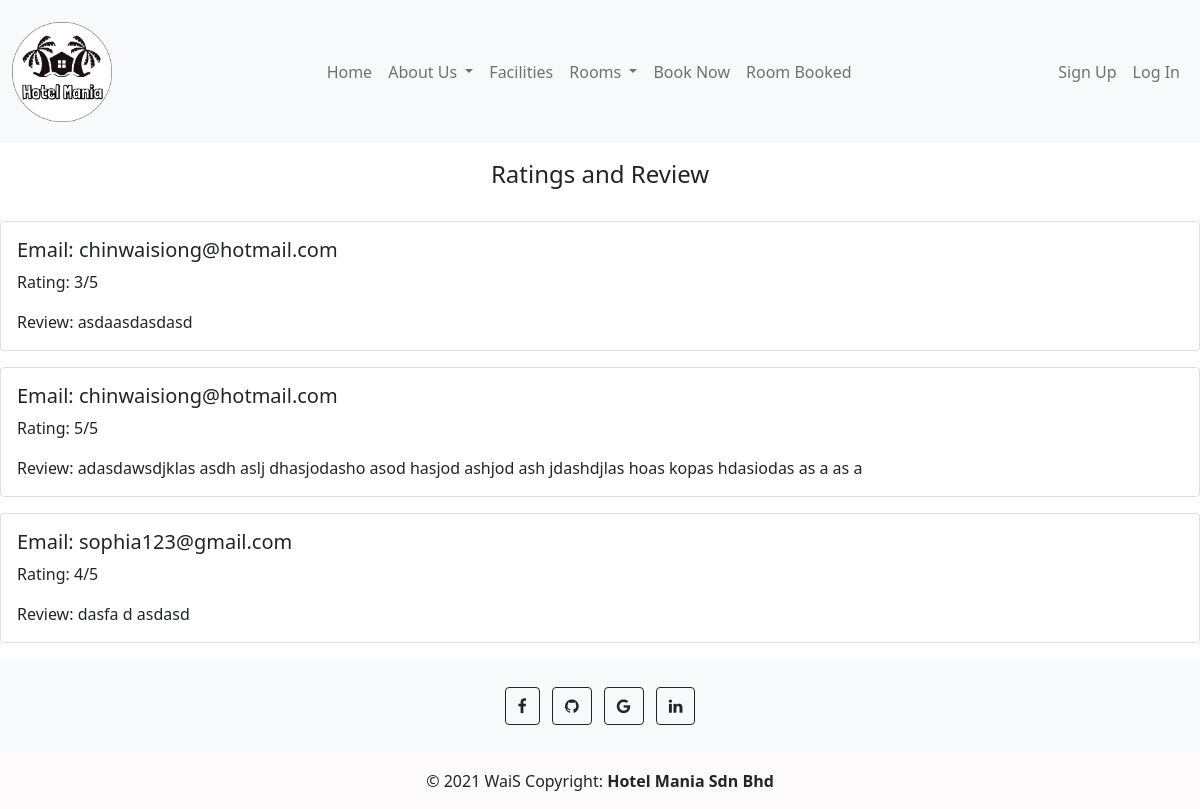
Page /rating_list.php on the earlier database version.
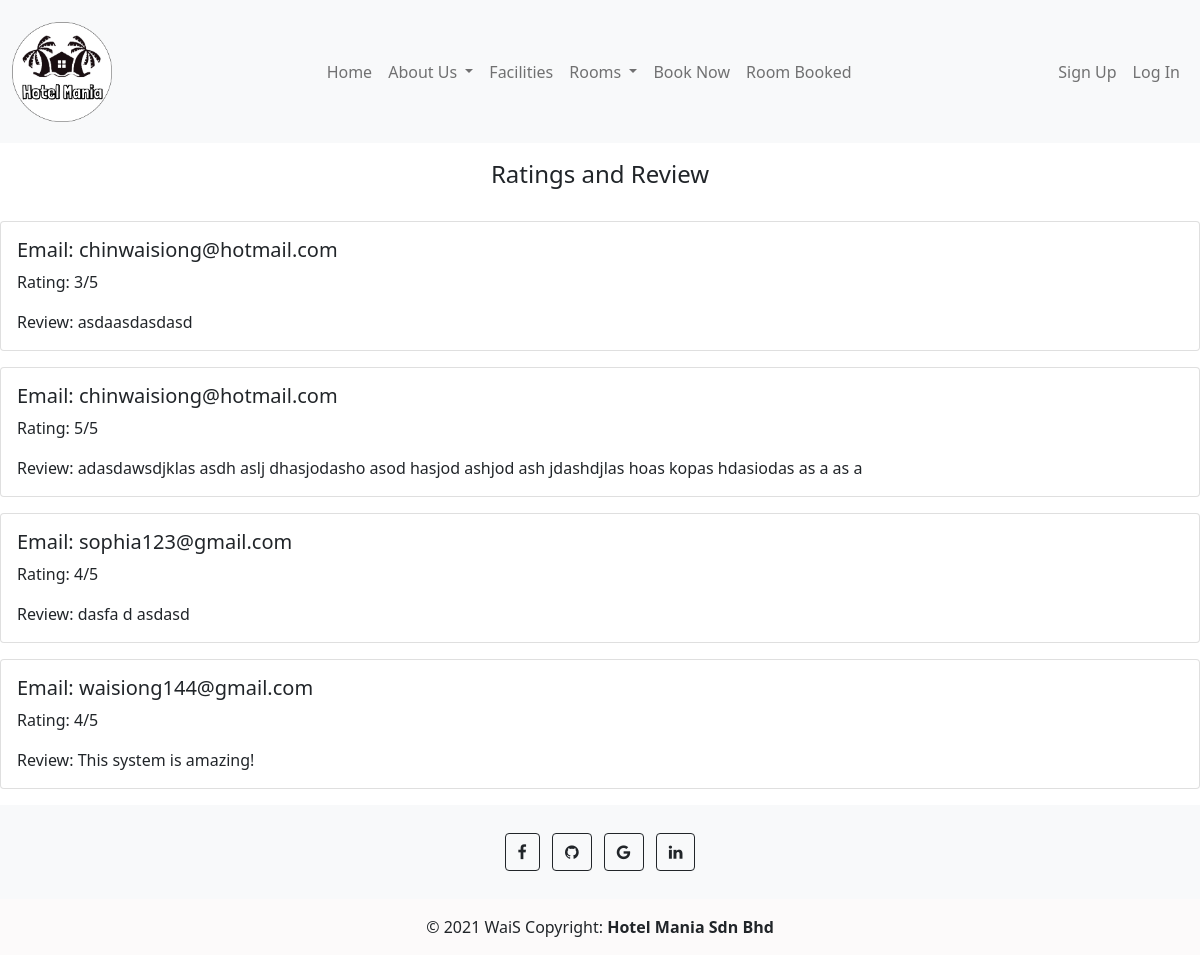
Same page on the later database version.
### tables this page shows
CREATE TABLE `ratingdb` (
  `ratingId` int(144) NOT NULL,
  `rate` int(144) NOT NULL,
  `review` text NOT NULL,
  `email` varchar(50) NOT NULL
);

### backend/config.php (called while the page is built)
<?php
require_once "product_db.php";
$product_db = new product_db();
?>

### backend/product_db.php (called while the page is built, shortened)
<?php
require_once "DBController.php";
class product_db extends DBController{
    function getRating()
    {
        $query = "SELECT * FROM ratingdb";
        $productResult = $this->getDBResult($query);
        return $productResult;
    }
}
?>

### backend/DBController.php (called while the page is built, shortened)
<?php
class DBController
{
    private $host = "localhost";
    private $user = "root";
    private $password = "";
    private $database = "hotel_mania";
    private static $conn;
    function __construct()
    {
        $this->conn = mysqli_connect($this->host, $this->user, $this->password, $this->database);
    }
    function getDBResult($query, $params = array())
    {
        $sql_statement = $this->conn->prepare($query);
        $sql_statement->execute();
        $result = $sql_statement->get_result();
        if ($result->num_rows > 0) {
            while ($row = $result->fetch_assoc()) {
                $resultset[] = $row;
            }
        }
        if (! empty($resultset)) {
            return $resultset;
        }
    }
}

### rating_list.php (the view, shortened to what this page needs)
<!DOCTYPE html>
<html lang="en">
<?php require_once "backend/config.php"; ?>
<head>
    <link rel="stylesheet" href="css/booking_history.css">
    <link href="https://cdn.jsdelivr.net/npm/bootstrap@5.1.1/dist/css/bootstrap.min.css" rel="stylesheet">
    <link rel="stylesheet" href="  https://printjs-4de6.kxcdn.com/print.min.css">
    <link rel="stylesheet" href="https://cdn.jsdelivr.net/npm/bootstrap-icons@1.6.0/font/bootstrap-icons.css">
</head>
<?php include 'include_php/header.php';?>
<body>
<h4>Ratings and Review</h4>
<?php
        $query = "SELECT * FROM ratingdb";
        $product_array = $product_db->getRating($query);
        if (!empty($product_array)) {
            foreach ($product_array as $key => $value) {
        ?>
<div class="card mb-3" style="max-width: 100em;">
    <div class="row g-0">
        <div class="card-body">
        <h5 class="card-title"><?php echo "Email: ".$product_array[$key]["email"]; ?></h5>
        <p class="card-text">Rating: <?php echo $product_array[$key]["rate"]. "/5"; ?></p>
        <p class="card-text">Review: <?php echo $product_array[$key]["review"]; ?></p>
        </div>
    </div>
  </div>
<?php } } else {
    echo "<script type='text/javascript'>alert('Please login or register your account.');</script>";
    echo "<script> location.href = './login.php';</script>";
}?>
<?php include 'include_php/footer.php';?>
  </body>
</html>

Differences in the rows shown:
added ratingdb: email "waisiong144@gmail.com", rate "4", review "This system is amazing!"
